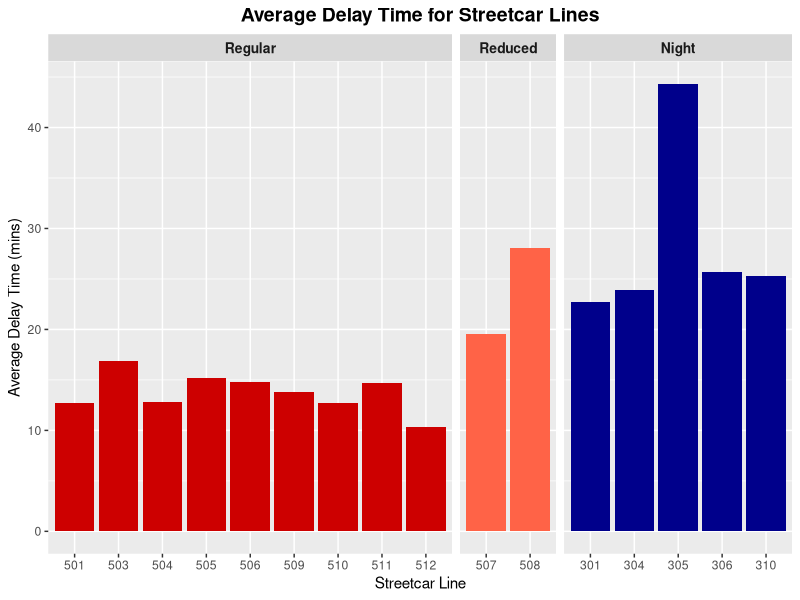
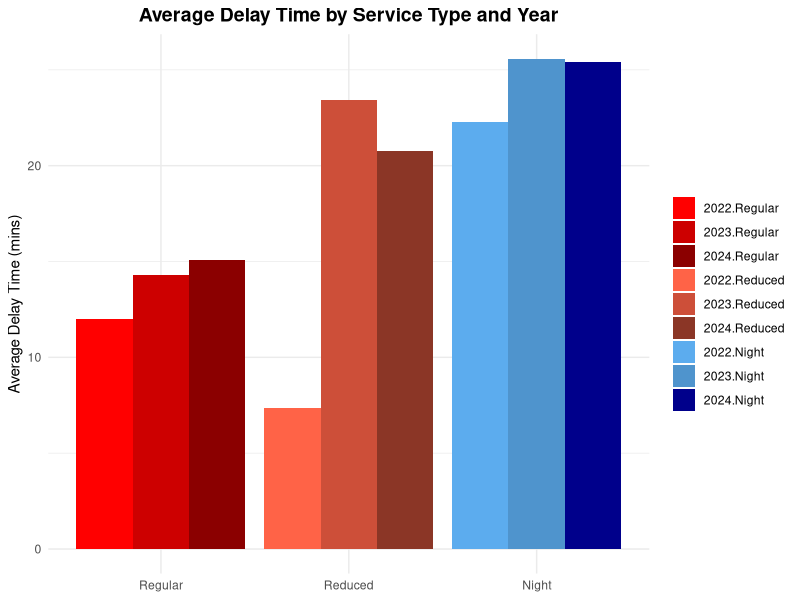
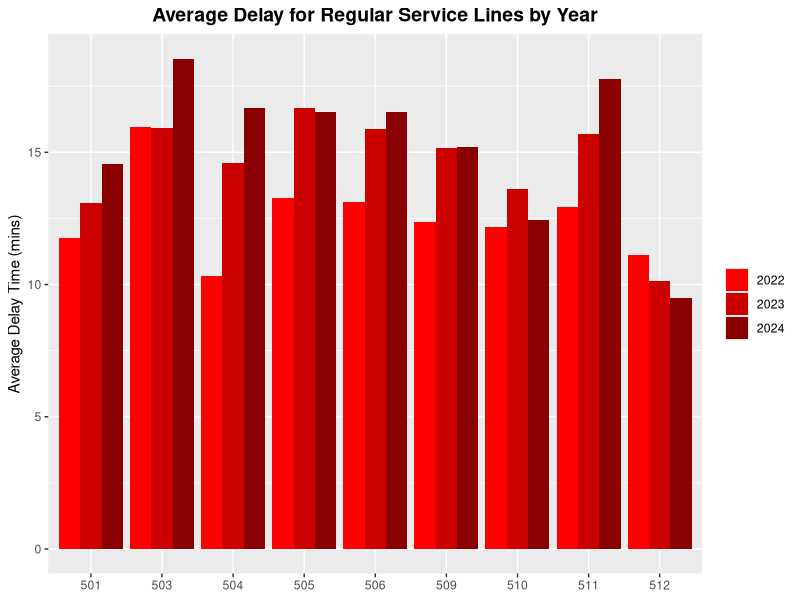
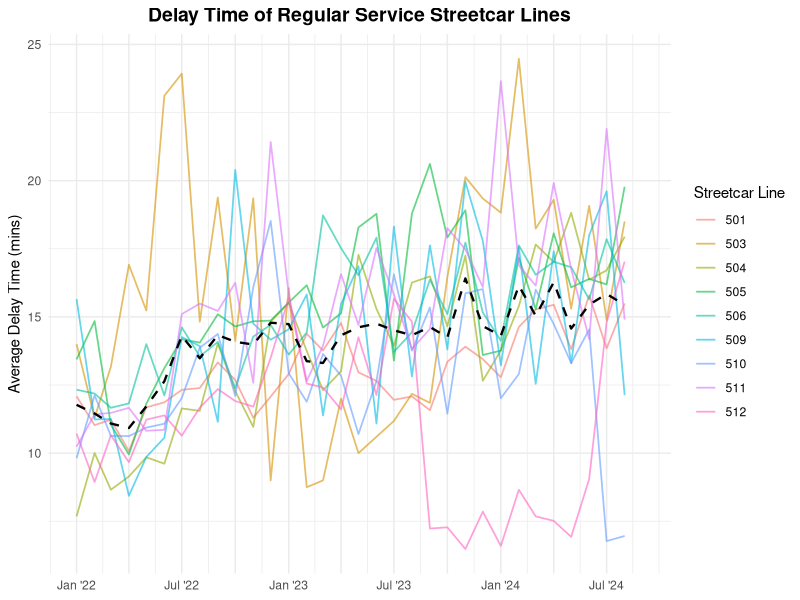
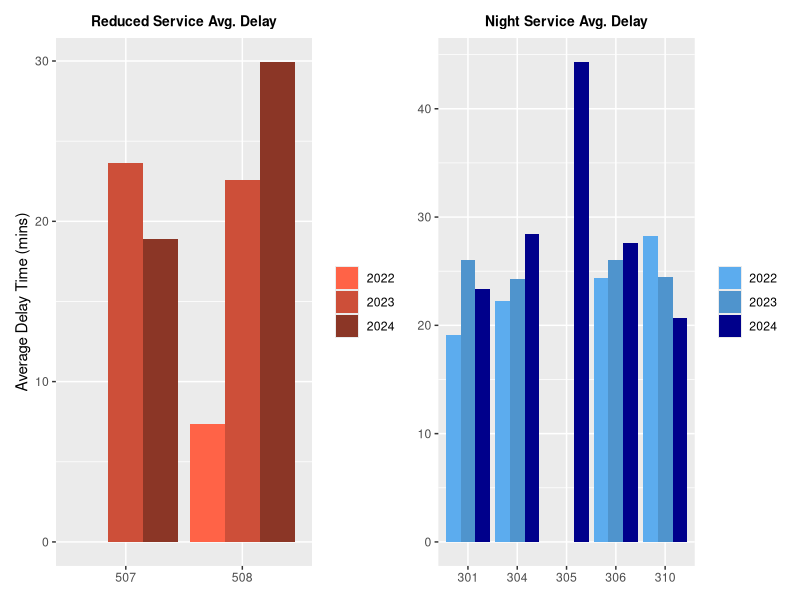
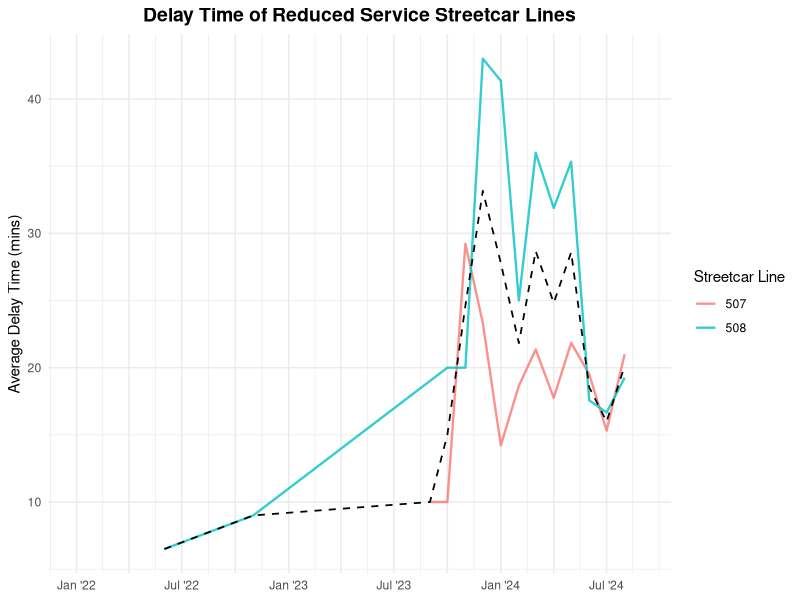
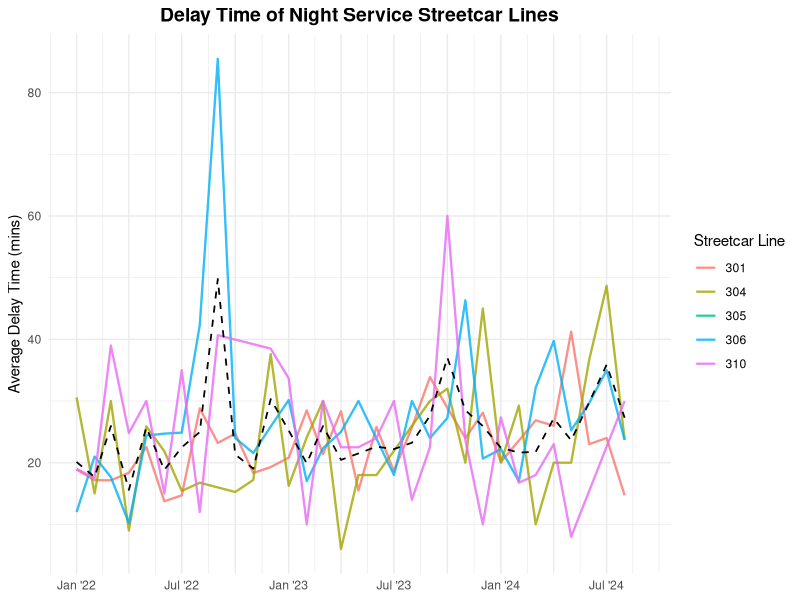
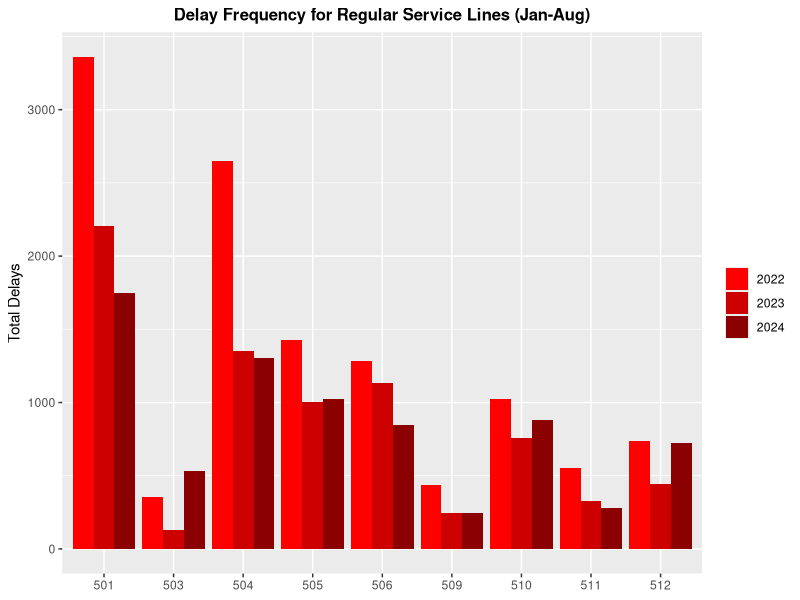

Recreate these plots in R, in order.
## ---- chunk 1
#| include: false
#| warning: false
#| message: false
#| echo: false

library(tidyverse)
library(knitr)
library(dplyr)
library(lubridate)
library(patchwork)
library(ggplot2)
## ---- chunk 2
#| label: fig-1
#| fig-cap: Summary of Streetcar Delay Data 2022-2024
#| echo: false

# Read data and display a summary with head().
streetcar_data <- read_csv("../data/analysis_data/delaydata.csv", show_col_types = FALSE)
kable(head(streetcar_data), 
  format = "pipe")
## ---- chunk 3
#| label: fig-2
#| echo: false
# Table with number of delay observations by year.
delays_by_year <- streetcar_data %>%
  mutate(year = year(date)) %>% 
  count(year)                   
kable(delays_by_year, 
  caption = "Number of Delay Observations by Year")

# Table with the number of delay observations by service type
delays_by_service_type <- streetcar_data %>%
  count(service_type)
kable(delays_by_service_type, 
  caption = "Number of Delay Observations by Service Type")
## ---- chunk 4
#| label: fig-3
#| echo: false
#| fig-cap: ""
#| results: asis
#| out-width: 75%
# Extract summary statistics
min_delay_summary <- summary(streetcar_data$min_delay)
min_delay_table <- data.frame(
  Statistic = c("Min.", "1st Qu.", "Median", "Mean", "3rd Qu.", "Max."),
  Value = as.numeric(min_delay_summary[c(1, 2, 3, 4, 5, 6)]))

# Display the formatted summary table
kable(min_delay_table,
  booktabs = TRUE,
  caption = "Min. Delay (Delay Length) Summary")
## ---- chunk 5
#| label: fig-4
#| echo: false
#| fig-cap: ""
#| results: asis
#| out-width: 75%

# Summary by Service Type
service_type_summary <- streetcar_data %>%
  group_by(service_type) %>%
  summarize(
    minimum_delay = min(min_delay),
    median_delay = median(min_delay),
    mean_delay = round(mean(min_delay), 1),
    maximum_delay = max(min_delay),
    sd_delay = round(sd(min_delay), 1),
  )

kable(service_type_summary,
      booktabs = TRUE,
  caption = "Min. Delay Summary by Service Type")
## ---- chunk 6
#| label: fig-5
#| echo: false
#| results: asis
#| fig-cap: ""
#| out-width: 75%

year_summary <- streetcar_data %>%
  group_by(year = year(date)) %>%
  summarize(
    minimum_delay = min(min_delay),
    median_delay = median(min_delay),
    mean_delay = round(mean(min_delay), 1),
    maximum_delay = max(min_delay),
    sd_delay = round(sd(min_delay), 1),
  )

kable(year_summary,
      booktabs = TRUE,
  caption = "Min. Delay Summary by Year")
## ---- chunk 7
#| label: fig-avg1
#| fig-cap: Average delay time for streetcar lines, sorted by service type.
#| echo: false
#| out-width: 67%

# Calculate the average delay for each line 
avg_delay_data <- streetcar_data %>%
  group_by(line, service_type) %>%
  summarize(avg_delay = mean(min_delay), .groups = 'drop')

# Reorder service_type to put "Regular" first and "Night" last
avg_delay_data$service_type <- factor(avg_delay_data$service_type, levels = c("Regular", "Reduced", "Night"))

# Bar graph it
ggplot(avg_delay_data, aes(x = as.factor(line), y = avg_delay, fill = service_type)) +
  geom_bar(stat = "identity") +
  labs(title = "Average Delay Time for Streetcar Lines",
    x = "Streetcar Line", y = "Average Delay Time (mins)") +
  scale_fill_manual(values = c("Regular" = "red3", "Reduced" = "tomato", "Night" = "blue4")) +
  theme(
    plot.title = element_text(hjust = 0.5, size = 14, face = "bold"),
        strip.text = element_text(size = 10, face = "bold"),
        legend.position = "none") +
  facet_grid(~ service_type, scales = "free_x", space = "free")
## ---- chunk 8
#| label: fig-avg2
#| fig-cap: Average delay time for streetcars by service type, per year.
#| echo: false
#| out-width: 67%

# Calculate the average delay for each service type and year
avg_delay_by_year <- streetcar_data %>%
  mutate(year = year(date)) %>%  
  group_by(service_type, year) %>%
  summarize(avg_delay = mean(min_delay), .groups = 'drop')

# Reorder service_type to put "Regular" first and "Night" last
avg_delay_by_year$service_type <- factor(avg_delay_by_year$service_type, levels = c("Regular", "Reduced", "Night"))
# Create a new variable that combines year and service type for unique colours
avg_delay_by_year$year_service <- interaction(avg_delay_by_year$year, avg_delay_by_year$service_type)

ggplot(avg_delay_by_year, aes(x = service_type, y = avg_delay, fill = year_service)) +
  geom_bar(stat = "identity", position = "dodge") +
  labs(
    title = "Average Delay Time by Service Type and Year",
    x = NULL, y = "Average Delay Time (mins)") +
  scale_fill_manual(
    values = c(
      "2022.Regular" = "red1", "2022.Reduced" = "tomato1", "2022.Night" = "steelblue2",
      "2023.Regular" = "red3", "2023.Reduced" = "tomato3", "2023.Night" = "steelblue3",
      "2024.Regular" = "red4", "2024.Reduced" = "tomato4", "2024.Night" = "blue4"
    ),  
    name = NULL) +
  theme_minimal() +
  theme(
    plot.title = element_text(hjust = 0.5, size = 14, face = "bold"),
    legend.position = "right")
## ---- chunk 9
#| label: fig-avg3
#| fig-cap: Average delay time for regular service streetcars, per year.
#| echo: false
#| out-width: 67%
 
# Filter data for regular service, and calculate the average delay for each line and year
regular_data <- streetcar_data %>%
  filter(service_type == "Regular") %>%
  mutate(year = year(date)) %>% 
  group_by(line, year)

avg_delay_regular <- regular_data %>% summarize(avg_delay = mean(min_delay), .groups = 'drop')

# Bar graph with 3 bars for each line per year.
ggplot(avg_delay_regular, aes(x = as.factor(line), y = avg_delay, fill = as.factor(year))) +
  geom_bar(stat = "identity", position = "dodge") +
  labs(
    title = "Average Delay for Regular Service Lines by Year",
    x = NULL, y = "Average Delay Time (mins)") +
  scale_fill_manual(
    values = c("2022" = "red1", "2023" = "red3", "2024" = "red4"),
    name = NULL) +
  theme(
    plot.title = element_text(hjust = 0.5, size = 14, face = "bold"),
    legend.position = "right")
## ---- chunk 10
#| label: fig-avg4
#| fig-cap: Average delay time for regular service streetcars over time.
#| echo: false
#| out-width: 67% 

# Get the month_year to plot as x-axis, and calculate average delay over time
reg_delay_over_time <- regular_data %>%
  mutate(month_year = as.Date(format(date, "%Y-%m-01"))) %>%
  mutate(month_year = case_when(month_year == as.Date("2024-09-01") ~ as.Date("2024-08-01"),
      TRUE ~ month_year)
  ) %>%
  group_by(line, month_year) %>%
  summarize(avg_delay = mean(min_delay), .groups = 'drop')

# Calculate the overall average delay for each month-year across all lines
overall_reg_delay <- reg_delay_over_time %>%
  group_by(month_year) %>%
  summarize(overall_reg_delay = mean(avg_delay))

# Merge overall average with the filtered data
avg_delay_with_overall <- reg_delay_over_time %>%
  left_join(overall_reg_delay, by = "month_year")

# Line graph showing average delay over time for each regular streetcar line
ggplot(avg_delay_with_overall, aes(x = month_year, y = avg_delay, colour = as.factor(line))) +
  geom_line(linewidth = 0.6, alpha = 0.6) +
  geom_line(aes(y = overall_reg_delay), linetype = "dashed", color = "black", linewidth = 0.8) +  # Overall average delay line
  labs(
    title = "Delay Time of Regular Service Streetcar Lines",
    x = NULL, y = "Average Delay Time (mins)",
    colour = "Streetcar Line") +
  scale_x_date(limits = c(as.Date("2022-01-01"), as.Date("2024-09-01")),
               breaks = seq(as.Date("2022-01-01"), as.Date("2024-09-01"), by = "3 months"),
              labels = c("Jan '22", "", "Jul '22", "", "Jan '23", "", "Jul '23", "", "Jan '24", "", "Jul '24")) +
  theme_minimal() +
  theme(
    plot.title = element_text(hjust = 0.5, size = 14, face = "bold"))
## ---- chunk 11
#| label: fig-avg5
#| fig-cap: Average delay time for reduced and night service streetcars, per year.
#| echo: false

# Same process as above code chunk
# Reduced
reduced_data <- streetcar_data %>%
  filter(service_type == "Reduced") %>%
  mutate(year = year(date)) %>% 
  group_by(line, year)

avg_delay_reduced <- reduced_data %>%
  summarize(avg_delay = mean(min_delay), .groups = 'drop') %>%
  # Ensure all combinations of line and year are present
  complete(line = c(507, 508), year = c(2022, 2023, 2024), fill = list(avg_delay = 0))


reduced_plot <- ggplot(avg_delay_reduced, aes(x = as.factor(line), y = avg_delay, fill = as.factor(year))) +
  geom_bar(stat = "identity", position = "dodge") +
  labs(
    title = "Reduced Service Avg. Delay",
    x = NULL, y = "Average Delay Time (mins)") +
  scale_fill_manual(
    values = c("2022" = "tomato1", "2023" = "tomato3", "2024" = "tomato4"),
    name = NULL) +
  theme(
    plot.title = element_text(hjust = 0.5, size = 10, face = "bold"),
    legend.position = "right")

# Night
night_data <- streetcar_data %>%
  filter(service_type == "Night") %>%
  mutate(year = year(date)) %>% 
  group_by(line, year)

avg_delay_night <- night_data %>%
  summarize(avg_delay = mean(min_delay), .groups = 'drop') %>%
  # Ensure all combinations of line and year are present
  complete(line = c(301, 304, 305, 306, 310), year = c(2022, 2023, 2024), fill = list(avg_delay = 0))


night_plot <- ggplot(avg_delay_night, aes(x = as.factor(line), y = avg_delay, fill = as.factor(year))) +
  geom_bar(stat = "identity", position = "dodge") +
  labs(
    title = "Night Service Avg. Delay",
    x = NULL, y = NULL) +
  scale_fill_manual(
    values = c("2022" = "steelblue2", "2023" = "steelblue3", "2024" = "blue4"),
    name = NULL) +
  theme(
    plot.title = element_text(hjust = 0.5, size = 10, face = "bold"),
    legend.position = "right")

print(reduced_plot + night_plot + plot_layout(ncol = 2))
## ---- chunk 12
#| label: fig-avg6
#| fig-cap: Average delay time for reduced service streetcars over time.
#| echo: false
#| out-width: 67%

# Same as avg-delay-4
red_delay_over_time <- reduced_data %>%
  mutate(month_year = as.Date(format(date, "%Y-%m-01"))) %>%
  mutate(month_year = case_when(month_year == as.Date("2024-09-01") ~ as.Date("2024-08-01"),
      TRUE ~ month_year)
  ) %>%
  group_by(line, month_year) %>%
  summarize(avg_delay = mean(min_delay), .groups = 'drop')

overall_red_delay <- red_delay_over_time %>%
  group_by(month_year) %>%
  summarize(overall_red_delay = mean(avg_delay))

red_delay_with_overall <- red_delay_over_time %>%
  left_join(overall_red_delay, by = "month_year")

ggplot(red_delay_with_overall, aes(x = month_year, y = avg_delay, colour = as.factor(line))) +
  geom_line(linewidth = 0.8, alpha = 0.8) +
  geom_line(aes(y = overall_red_delay), linetype = "dashed", color = "black", linewidth = 0.6) + 
  labs(
    title = "Delay Time of Reduced Service Streetcar Lines",
    x = NULL, y = "Average Delay Time (mins)",
    colour = "Streetcar Line") +
  scale_x_date(limits = c(as.Date("2022-01-01"), as.Date("2024-09-01")),
               breaks = seq(as.Date("2022-01-01"), as.Date("2024-09-01"), by = "3 months"),
              labels = c("Jan '22", "", "Jul '22", "", "Jan '23", "", "Jul '23", "", "Jan '24", "", "Jul '24")) +
  theme_minimal() +
  theme(
    plot.title = element_text(hjust = 0.5, size = 14, face = "bold"))
## ---- chunk 13
#| label: fig-avg7
#| fig-cap: Average delay time for night service streetcars over time.
#| echo: false
#| out-width: 67%

# Same as avg-delay-4
n_delay_over_time <- night_data %>%
  mutate(month_year = as.Date(format(date, "%Y-%m-01"))) %>%
  mutate(month_year = case_when(month_year == as.Date("2024-09-01") ~ as.Date("2024-08-01"),
      TRUE ~ month_year)
  ) %>%
  group_by(line, month_year) %>%
  summarize(avg_delay = mean(min_delay), .groups = 'drop')

overall_n_delay <- n_delay_over_time %>%
  group_by(month_year) %>%
  summarize(overall_n_delay = mean(avg_delay))

n_delay_with_overall <- n_delay_over_time %>%
  left_join(overall_n_delay, by = "month_year")

ggplot(n_delay_with_overall, aes(x = month_year, y = avg_delay, colour = as.factor(line))) +
  geom_line(linewidth = 0.8, alpha = 0.8) +
  geom_line(aes(y = overall_n_delay), linetype = "dashed", color = "black", linewidth = 0.6) + 
  labs(
    title = "Delay Time of Night Service Streetcar Lines",
    x = NULL, y = "Average Delay Time (mins)",
    colour = "Streetcar Line") +
  scale_x_date(limits = c(as.Date("2022-01-01"), as.Date("2024-09-01")),
               breaks = seq(as.Date("2022-01-01"), as.Date("2024-09-01"), by = "3 months"),
              labels = c("Jan '22", "", "Jul '22", "", "Jan '23", "", "Jul '23", "", "Jan '24", "", "Jul '24")) +
  theme_minimal() +
  theme(
    plot.title = element_text(hjust = 0.5, size = 14, face = "bold"))
## ---- chunk 14
#| label: fig-freq1
#| fig-cap: Total delays in January-August for regular service lines by year.
#| echo: false

# Keep only January to August
delay_freq_regular1to8 <- regular_data %>%
  filter(month(date) %in% 1:8) %>% summarize(delay_freq = n(), .groups = 'drop')

# Calculate the average delay frequency for each line and year within the filtered period
ggplot(delay_freq_regular1to8, aes(x = as.factor(line), y = delay_freq, fill = as.factor(year))) +
  geom_bar(stat = "identity", position = "dodge") +
  labs(
    title = "Delay Frequency for Regular Service Lines (Jan-Aug)",
    x = NULL, y = "Total Delays") +
  scale_fill_manual(
    values = c("2022" = "red1", "2023" = "red3", "2024" = "red4"),
    name = NULL) +
  theme(
    plot.title = element_text(hjust = 0.5, size = 12, face = "bold"),
    legend.position = "right")
## ---- chunk 15
#| label: fig-freq2
#| fig-cap: Total delays in January-August for reduced and night service lines by year.
#| echo: false

# Same code as above
# Reduced
delay_freq_reduced1to8 <- reduced_data %>%
  filter(month(date) %in% 1:8) %>% summarize(delay_freq = n(), .groups = 'drop') %>% 
  # Ensure all combinations of line and year are present
  complete(line = c(507, 508), year = c(2022, 2023, 2024), fill = list(delay_freq = 0))

reduced_plot2 <- ggplot(delay_freq_reduced1to8, aes(x = as.factor(line), y = delay_freq, fill = as.factor(year))) +
  geom_bar(stat = "identity", position = "dodge") +
  labs(
    title = "Reduced Service Delays (Jan-Aug)",
    x = NULL, y = "Total Delays") +
  scale_fill_manual(
    values = c("2022" = "tomato1", "2023" = "tomato3", "2024" = "tomato4"),
    name = NULL) +
  theme(
    plot.title = element_text(hjust = 0.5, size = 10, face = "bold"),
    legend.position = "right")

# Night
delay_freq_night1to8 <- night_data %>%
  filter(month(date) %in% 1:8) %>% summarize(delay_freq = n(), .groups = 'drop') %>% 
  complete(line = c(301, 304, 305, 306, 310), year = c(2022, 2023, 2024), fill = list(delay_freq = 0))

night_plot2 <- ggplot(delay_freq_night1to8, aes(x = as.factor(line), y = delay_freq, fill = as.factor(year))) +
  geom_bar(stat = "identity", position = "dodge") +
  labs(
    title = "Night Service Delays (Jan-Aug)",
    x = NULL, y = NULL) +
  scale_fill_manual(
    values = c("2022" = "steelblue2", "2023" = "steelblue3", "2024" = "blue4"),
    name = NULL) +
  theme(
    plot.title = element_text(hjust = 0.5, size = 10, face = "bold"),
    legend.position = "right")

print(reduced_plot2 + night_plot2 + plot_layout(ncol = 2))
## ---- chunk 16
#| echo: false
# Extract hour, day of the week, month for regular streetcar rides.
reg_time_data <- streetcar_data %>% filter(service_type == "Regular") %>%
  mutate(hour = hour(date), 
    day_of_week = wday(date, label = TRUE),
    month = factor(format(date, "%b"), levels = month.abb),
    year = year(date))
reg_time_data <- reg_time_data %>% filter(!(reg_time_data$month == 'Sep' & reg_time_data$year == 2024))
## ---- chunk 17
#| label: fig-time1
#| fig-cap: Total number of regular service delays by month.
#| echo: false
#| out-width: 67%

ggplot(reg_time_data, aes(x = as.factor(month), fill = as.factor(year))) +
    geom_bar() +
    labs(
      title = "Regular Service Delays by Month",
      x = NULL, y = "# of Delays",
      fill = NULL) +
    scale_fill_manual(values = c("2022" = "red1", "2023" = "red3", "2024" = "red4")) +
    theme_minimal() +
    theme(
      plot.title = element_text(hjust = 0.5, size = 14, face = "bold"))

## ---- chunk 18
#| label: fig-time2
#| fig-cap: Average length of regular service delays by month.
#| echo: false
#| out-width: 67%

# Plot average delay time by month
ggplot(reg_time_data, aes(x = month, y = min_delay, fill = as.factor(year))) +
  stat_summary(fun = "mean", geom = "bar", position = "dodge") +
  labs(
    title = "Average Delay Time for Regular Service by Month",
    x = NULL, 
    y = "Average Delay Time (Minutes)",
    fill = NULL
  ) +
  scale_fill_manual(values = c("2022" = "red1", "2023" = "red3", "2024" = "red4")) +
  theme_minimal() +
  theme(
    plot.title = element_text(hjust = 0.5, size = 14, face = "bold"))
## ---- chunk 19
#| label: fig-time3
#| fig-cap: Total number of service delays by day of week.
#| echo: false
#| out-width: 67%

# Plot for day of week
ggplot(reg_time_data, aes(x = day_of_week, fill = as.factor(year))) +
    geom_bar() +
    labs(title = "Regular Service Delays by Day of Week",
      x = NULL, y = "# of Delays",
      fill = NULL) +
    scale_fill_manual(values = c("2022" = "red1", "2023" = "red3", "2024" = "red4")) +
    theme(
      plot.title = element_text(hjust = 0.5, size = 14, face = "bold"))
## ---- chunk 20
#| label: fig-time4
#| fig-cap: Average length of regular service delays by day of week.
#| echo: false
#| out-width: 67%

ggplot(reg_time_data, aes(x = day_of_week, y = min_delay, fill = as.factor(year))) +
  stat_summary(fun = "mean", geom = "bar", position = "dodge") +
  labs(
    title = "Average Delay Time for Regular Service by Day of Week",
    x = "Day of Week", 
    y = "Average Delay Time (Minutes)",
    fill = "Year"
  ) +
  scale_fill_manual(values = c("2022" = "red1", "2023" = "red3", "2024" = "red4")) +
  theme_minimal() +
  theme(
    plot.title = element_text(hjust = 0.5, size = 14, face = "bold"))

## ---- chunk 21
#| label: fig-time5
#| fig-cap: Total number of regular service delays by hour of the day.
#| echo: false
#| out-width: 67%

# Plot for hour of the day
ggplot(reg_time_data, aes(x = as.factor(hour), fill = as.factor(year))) +
    geom_bar() +
    labs(
      title = "Regular Service Delays by Hour of the Day",
      x = "Hour of Day", y = "# of Delays",
      fill = NULL) +
    scale_fill_manual(values = c("2022" = "red1", "2023" = "red3", "2024" = "red4")) +
    theme_minimal() +
    theme(
      plot.title = element_text(hjust = 0.5, size = 14, face = "bold"))

## ---- chunk 22
#| label: fig-time6
#| fig-cap: Total number of night service delays by hour of the day.
#| echo: false
#| out-width: 67%

night_time_data <- streetcar_data %>% filter(service_type == "Night") %>%
  mutate(hour = hour(date), 
    day_of_week = wday(date, label = TRUE),
    month = factor(format(date, "%b"), levels = month.abb),
    year = year(date)) 

night_time_data <- night_time_data %>% filter(!(night_time_data$month == 'Sep' 
                                                & night_time_data$year == 2024)) %>% complete(hour = 0:23, 
                                                                                              fill = list(count = 0))
ggplot(night_time_data, aes(x = as.factor(hour), fill = as.factor(year))) +
    geom_bar() +
    labs(
      title = "Night Service Delays by Hour of the Day",
      x = "Hour of Day", y = "# of Delays",
      fill = NULL) +
    scale_fill_manual(values = c("2022" = "steelblue2", "2023" = "steelblue3", "2024" = "blue4")) +
    theme_minimal() +
    theme(
      plot.title = element_text(hjust = 0.5, size = 14, face = "bold"), 
      legend.position = "none")

## ---- chunk 23
#| label: fig-time7
#| fig-cap: Average length of regular service delays by hour.
#| echo: false

ggplot(reg_time_data, aes(x = as.factor(hour), y = min_delay, fill = as.factor(year))) +
  stat_summary(fun = "mean", geom = "bar", position = "dodge") +
  labs(
    title = "Average Delay Time for Regular Service by Hour",
    x = "Hour of Day", 
    y = "Average Delay Time (Minutes)",
    fill = "Year"
  ) +
  scale_fill_manual(values = c("2022" = "red1", "2023" = "red3", "2024" = "red4")) +
  theme_minimal() +
  theme(
    plot.title = element_text(hjust = 0.5, size = 14, face = "bold"),
    axis.text.x = element_text(angle = 0, hjust = 0.5)
  )
